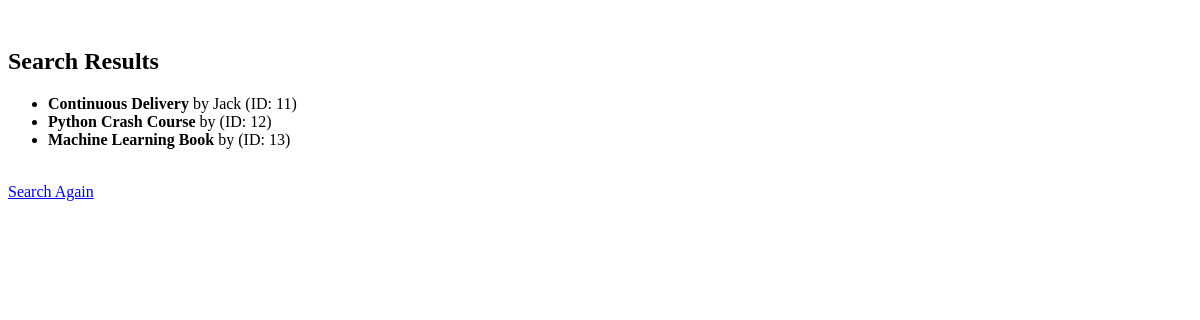
The app's page /books/lab8/task3/ with its own data.
### apps/bookmodule/models.py (models this page shows)
class Book(models.Model):
    title = models.CharField(max_length = 50)
    author = models.CharField(max_length = 50)
    price = models.FloatField(default = 0.0)
    edition = models.SmallIntegerField(default = 1)
    quantity = models.IntegerField(default=1)
    pubdate = models.DateTimeField(null=True)
    rating = models.SmallIntegerField(default=1)
    publisher = models.ForeignKey(Publisher, null=True, on_delete=models.SET_NULL)
    authors = models.ManyToManyField(Author)

### apps/bookmodule/views.py (the view)
# urls.py: path('lab8/task3/', views.task3, name='task3'),
def task3(request):
    books = Book.objects.filter(
        ~Q(edition__gt=3) & ~(Q(title__icontains="qu") | Q(author__icontains="qu"))
    )
    return render(request, "bookmodule/bookList.html", {"books": books})

### apps/templates/bookmodule/bookList.html (shortened to what this page needs)
{% extends "layouts/base.html" %}
{% load static %}
{% block content %}
<h2>Search Results</h2>
{% if books %}
    <ul>
    {% for book in books %}
        <li><strong>{{ book.title }}</strong> by {{ book.author }} (ID: {{ book.id }})</li>
    {% endfor %}
    </ul>
{% else %}
    <p>No books found matching your criteria.</p>
{% endif %}
<br>
<a href="{% url 'books.search' %}">Search Again</a>
{% endblock content %}

### records on screen
Book: title "Continuous Delivery", author "Jack", id "11"
Book: title "Python Crash Course", id "12"
Book: title "Machine Learning Book", id "13"
